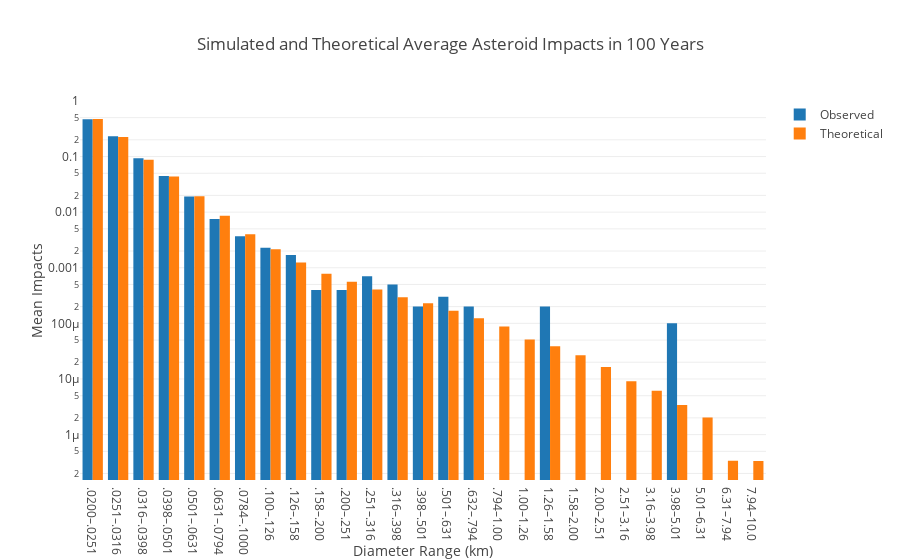

Source (notebook cell):
### Markdown cell above
The theoretical and observed values are in close agreement. We can see that the average number of impacts across a human lifetime is less than 1 for all asteroid sizes. 

This might be easier to view with a log scale y axis.

### Code cell
plot_mean_data_and_expected(impact_df, lambdas, years, ds=df['range_diameter'], log=True)

### Figure 1 — Plotly figure (JSON) as saved in the notebook; plotly's stock layout.template omitted (floating-point values rounded to 4 significant figures)
{"data": [{"name": "Observed", "type": "bar", "uid": "f8b8fba3-1788-4662-a6ee-7a97adaaaa9b", "x": [".0200–.0251", ".0251–.0316", ".0316–.0398", ".0398–.0501", ".0501–.0631", ".0631–.0794", ".0784–.1000", ".100–.126", ".126–.158", ".158–.200", ".200–.251", ".251–.316", ".316–.398", ".398–.501", ".501–.631", ".632–.794", ".794–1.00", "1.00–1.26", "1.26–1.58", "1.58–2.00", "2.00–2.51", "2.51–3.16", "3.16–3.98", "3.98–5.01", "5.01–6.31", "6.31–7.94", "7.94–10.0"], "y": [0.4682, 0.2317, 0.0934, 0.0446, 0.0192, 0.0075, 0.0037, 0.0023, 0.0017, 0.0004, 0.0004, 0.0007, 0.0005, 0.0002, 0.0003, 0.0002, 0, 0, 0.0002, 0, 0, 0, 0, 0.0001, 0, 0, 0]}, {"name": "Theoretical", "type": "bar", "uid": "a3433da7-73f4-4125-8ea3-87e9f7f68c82", "x": [".0200–.0251", ".0251–.0316", ".0316–.0398", ".0398–.0501", ".0501–.0631", ".0631–.0794", ".0784–.1000", ".100–.126", ".126–.158", ".158–.200", ".200–.251", ".251–.316", ".316–.398", ".398–.501", ".501–.631", ".632–.794", ".794–1.00", "1.00–1.26", "1.26–1.58", "1.58–2.00", "2.00–2.51", "2.51–3.16", "3.16–3.98", "3.98–5.01", "5.01–6.31", "6.31–7.94", "7.94–10.0"], "y": [0.473, 0.224, 0.0873, 0.0437, 0.0193, 0.00863, 0.00402, 0.00216, 0.00124, 0.000777, 0.000561, 0.000408, 0.000295, 0.00023, 0.000168, 0.000124, 8.76e-05, 5.11e-05, 3.87e-05, 2.67e-05, 1.65e-05, 9.1e-06, 6.11e-06, 3.39e-06, 2.03e-06, 3.37e-07, 3.35e-07]}], "layout": {"title": {"text": "Simulated and Theoretical Average Asteroid Impacts in 100 Years"}, "xaxis": {"title": {"text": "Diameter Range (km)"}}, "yaxis": {"title": {"text": "Mean Impacts"}, "type": "log"}}}
